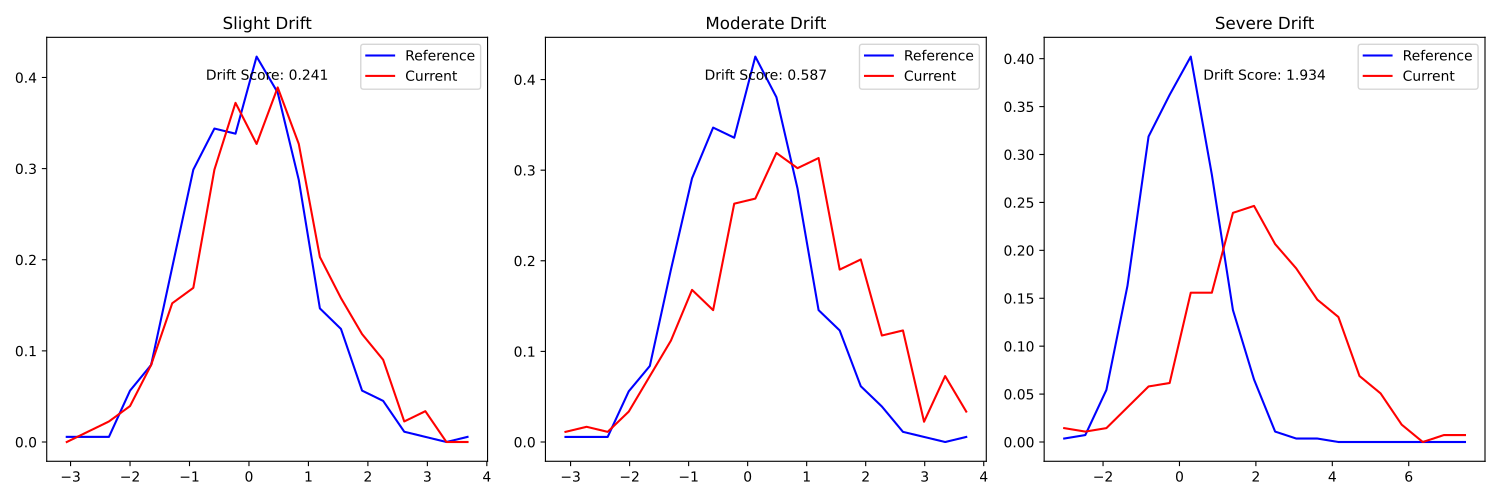

The script that drew this image:
import pandas as pd
import numpy as np
import matplotlib.pyplot as plt

# Create figure with 3 subplots for different drift levels
fig, axes = plt.subplots(1, 3, figsize=(15, 5))

# Generate base reference data
np.random.seed(42)
ref_data = np.random.normal(0, 1, 500)

# Create titles and drift scores (pre-calculated for simplicity)
titles = ['Slight Drift', 'Moderate Drift', 'Severe Drift']
drift_scores = [0.241, 0.587, 1.934]  # Example scores

# Create datasets with increasing levels of drift
shifted_data = [
    np.random.normal(0.2, 1.1, 500),  # slight drift
    np.random.normal(0.5, 1.3, 500),  # moderate drift
    np.random.normal(2.0, 1.8, 500)   # severe drift
]

# Plot for each drift level
for i, current_data in enumerate(shifted_data):
    # Create histograms manually
    ax = axes[i]
    bins = 20
    hist_range = (min(min(ref_data), min(current_data)),
                 max(max(ref_data), max(current_data)))

    ref_hist, bin_edges = np.histogram(ref_data, bins=bins, range=hist_range, density=True)
    cur_hist, _ = np.histogram(current_data, bins=bins, range=hist_range, density=True)

    # Plot the histograms
    bin_centers = (bin_edges[:-1] + bin_edges[1:]) / 2
    ax.plot(bin_centers, ref_hist, 'b-', label='Reference')
    ax.plot(bin_centers, cur_hist, 'r-', label='Current')

    # Set title
    ax.set_title(titles[i])
    ax.text(0.5, 0.9, "Drift Score: " + str(drift_scores[i]),
            transform=ax.transAxes, ha='center')
    ax.legend()

plt.tight_layout()
plt.show()
